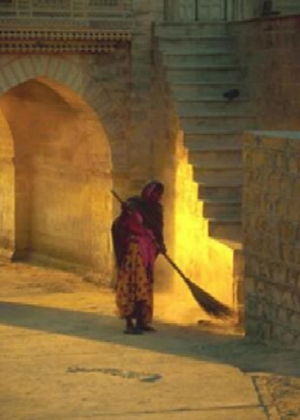
%> input picture lab1/Contrast_Enhancement/input_image_1.png, 300 x 420 px, shrunk from 544 x 762 before the run
$ octave Local_Contrast_Enhancement.m   (GNU Octave 9; MATLAB toolbox functions it lacks are replaced by stand-ins)
%> lines starting %> are read from the running program, lines starting %| are printed output that depends on the picture
### lab1/Contrast_Enhancement/code/Enhance.m
function imout = Enhance(delta, im, L, U)
    %   此函数输入论文中阈值delta，图片im，像素值上下界L,U，得到处理后的图片imout
    P = local_minimas_points(im, 0.01);
    imout = im;
    imout = SweepandPush(imout, P, delta, U);
    imout = U - imout;
    Q = local_minimas_points(imout, 0.01);
    imout = SweepandPush(imout, Q, delta, U);
    imout = U - imout;
end

### lab1/Contrast_Enhancement/code/local_minimas_points.m
function S = local_minimas_points(im, k)
    s = im(find(islocalmin(im)));
    s = sort(s);
    S = [s(1)];

    for i = 2:length(s)

        if s(i) - S(end) >= k
            S(end + 1) = s(i);
        end

    end

end

### lab1/Contrast_Enhancement/code/Local_Contrast_Enhancement.m
im1 = imread('input_image_1.png');
%> im1 is the input picture: size 420x300x3 uint8; mean R, G, B 124.6, 97.6, 52.4
delta = 4;
%% TODO: 实现论文算法，得到处理后的图像im2（完成Enhance.m，SweepandPush.m两个函数的填充）

% 将彩色图按亮度进行对比度增强，同时保持色度不变
im1 = rgb2xyz(im1); % 转化为亮度
%> im1: size 420x300x3 double; mean of channels 1, 2, 3 0.165, 0.164, 0.0586
% 色度坐标(x,y)
x = im1(:, :, 1) ./ (im1(:, :, 1) + im1(:, :, 2) + im1(:, :, 3));
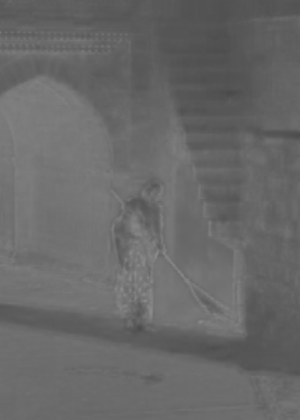
%> x: size 420x300 double; min 0.292, max 0.552, mean 0.412
y = im1(:, :, 2) ./ (im1(:, :, 1) + im1(:, :, 2) + im1(:, :, 3));
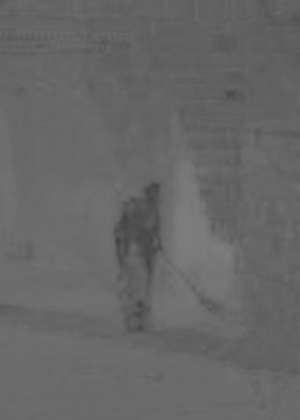
%> y: size 420x300 double; min 0.263, max 0.493, mean 0.405
im1Y = im1(:, :, 2);
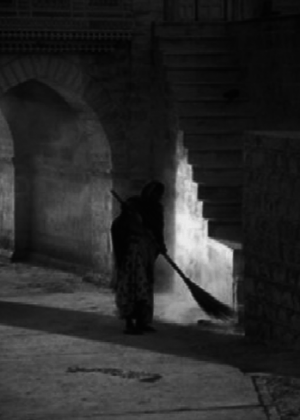
%> im1Y: size 420x300 double; min 0.00951, max 0.933, mean 0.164
tic;
im2Y = Enhance(delta, im1Y, 0, 1);
%> the run ends on the next line
